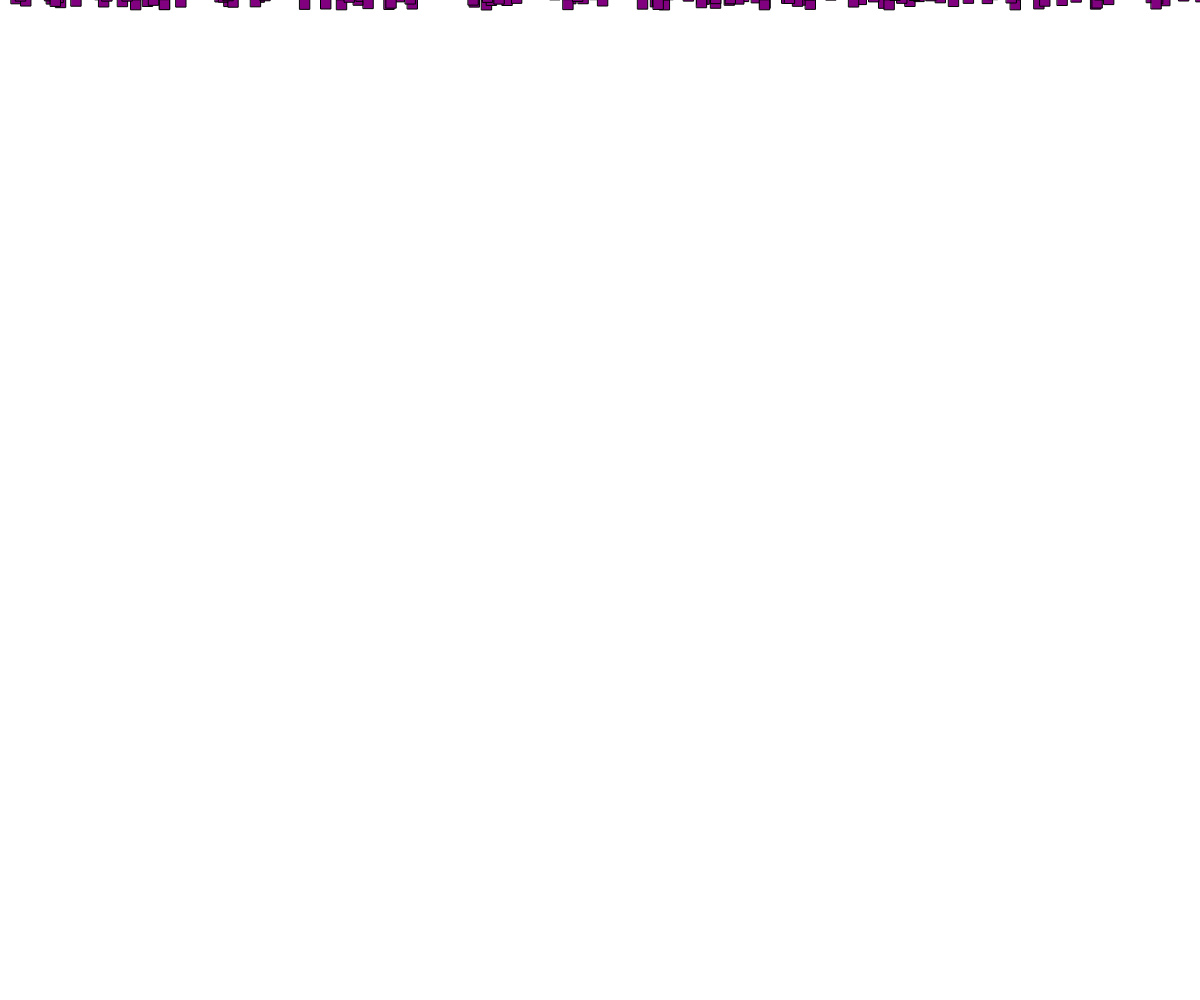
Frame 1 (no input)
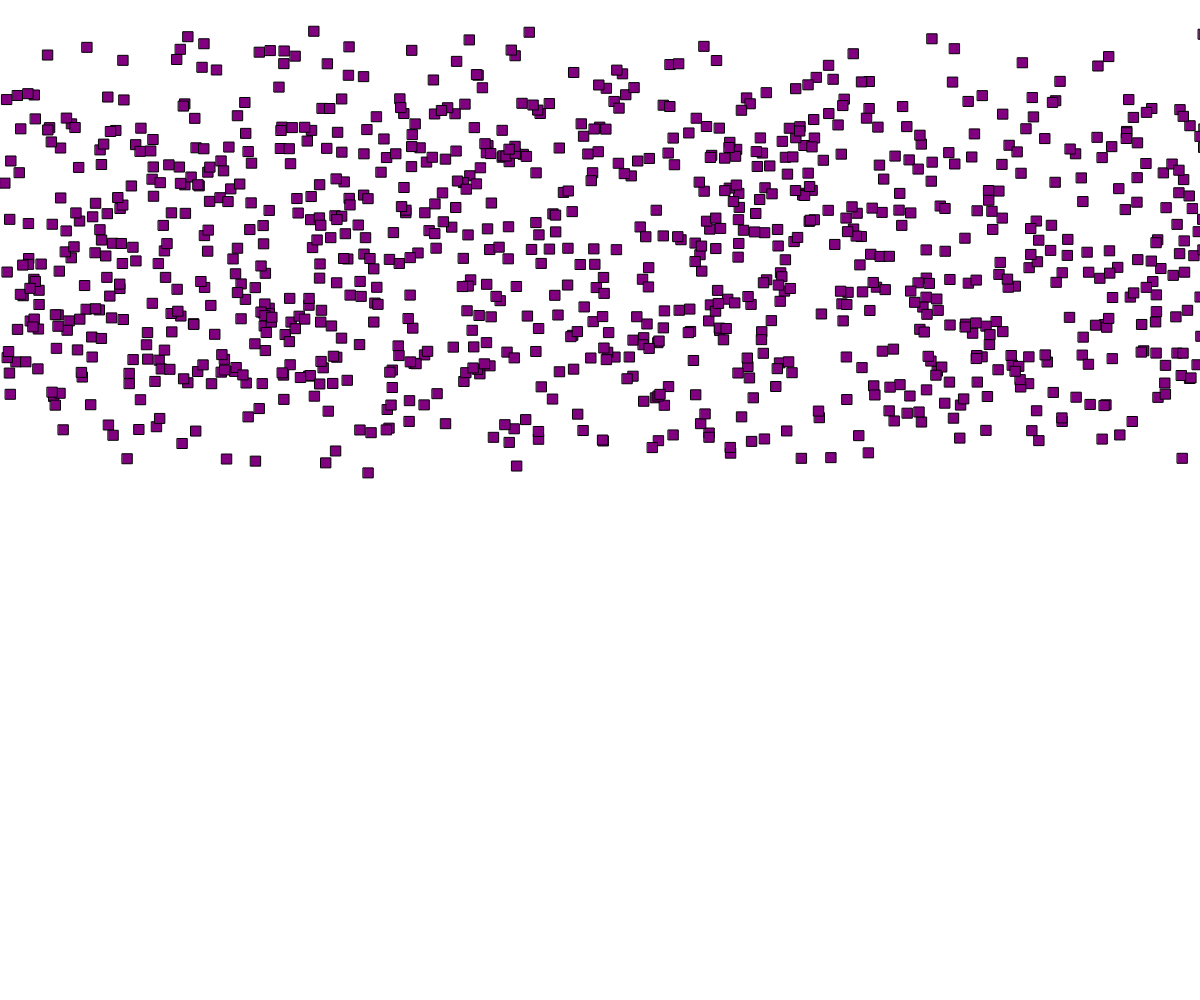
Frame 60 (no input)
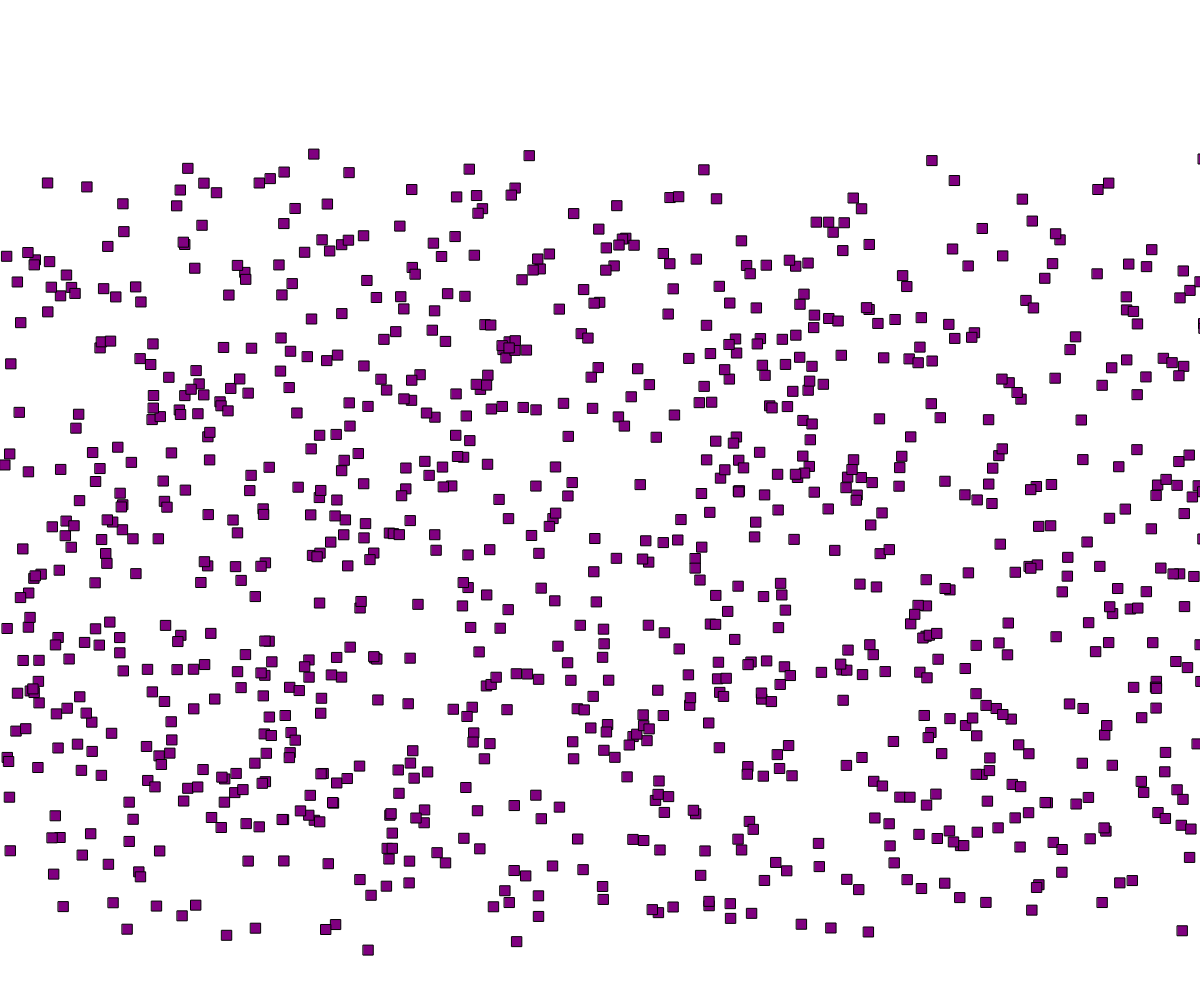
Frame 120 (the mouse pressed at the canvas centre since frame 60)

The p5.js sketch that drew these frames (run headless with seeded random() and noise() and a simulated clock; from frame 60 on, the mouse is pressed at the canvas centre):

// p5.js sketch
// ── sketch.js
let dropCount = 1000;

function setup() {
  // put setup code here
  createCanvas(windowWidth, windowHeight);

  drops = [];
  for(i = 0; i < dropCount; i++){
    drops[i] = new Drop();
  }
}

function draw() {
  // put drawing code here
  clear();

  fill('purple');

  for(i = 0; i < dropCount; i++){
    drops[i].show();
    drops[i].update();
  }
}

// ── drop.js
class Drop {

  constructor(){
    this.x = random();
    this.y = this.setStart();
    this.width = 10;
    this.velocity = this.setVelocity();
  }

  setStart(){
    let scale = -100;
    return random() * scale;
  }

  setVelocity(){
    let min = 2;
    let max = 8;
    let v = map(random(), 0, 1, min, max);
    return v;
  }

  update(){
    this.y += this.velocity;
    if(this.y > windowHeight){
      this.y = this.setStart();
      this.x = random();
    }
  }

  show(){

    let xpos = this.x * windowWidth;
    rect(xpos, this.y, this.width, this.width);
  }
}
